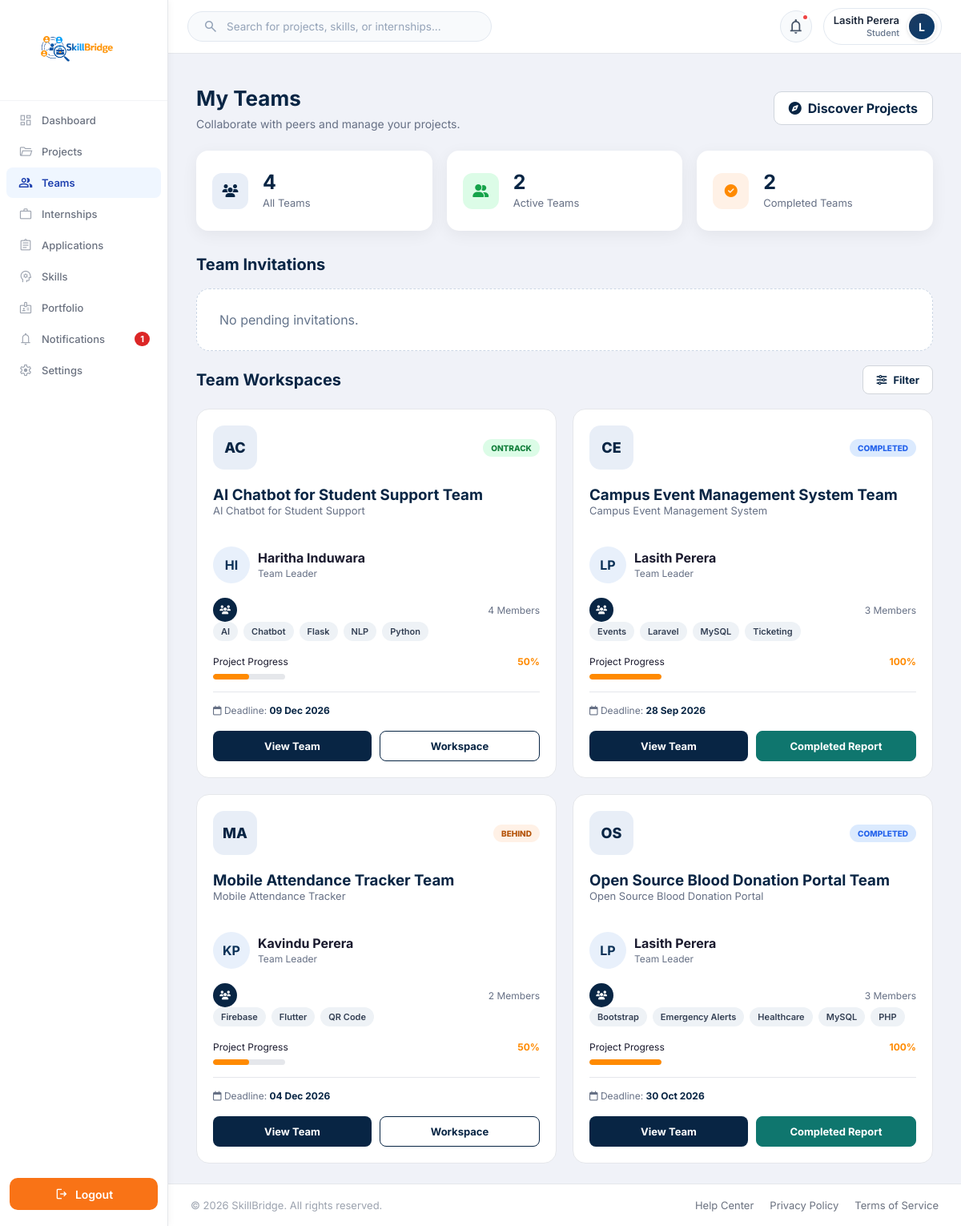
The page /Functions/Student/teams.php (signed in) on the database its author committed.
### tables this page shows
CREATE TABLE `user` (
  `Email` varchar(100) NOT NULL,
  `password` varchar(100) NOT NULL,
  `role` varchar(100) NOT NULL,
  `status` varchar(20) NOT NULL DEFAULT 'De-Active',
  `verification_code` varchar(20) NOT NULL,
  `created_at` timestamp NULL DEFAULT current_timestamp()
);

CREATE TABLE `org_teams` (
  `id` int(11) NOT NULL,
  `project_id` int(11) NOT NULL,
  `name` varchar(100) NOT NULL,
  `leader_email` varchar(100) NOT NULL,
  `deadline` date DEFAULT NULL,
  `status` varchar(20) NOT NULL DEFAULT 'ontrack',
  `created_at` timestamp NOT NULL DEFAULT current_timestamp()
);

CREATE TABLE `projects` (
  `id` int(11) NOT NULL,
  `organization_email` varchar(100) NOT NULL,
  `category_id` int(11) DEFAULT NULL,
  `title` varchar(255) NOT NULL,
  `icon` varchar(50) DEFAULT '?',
  `description` text DEFAULT NULL,
  `learning_objectives` text DEFAULT NULL,
  `expected_outcomes` text DEFAULT NULL,
  `difficulty` varchar(30) DEFAULT 'Intermediate',
  `duration_weeks` int(11) DEFAULT NULL,
  `members` int(11) DEFAULT 1,
  `preferred_year` varchar(20) DEFAULT 'Any Year',
  `deadline` date DEFAULT NULL,
  `visibility` varchar(20) DEFAULT 'Public',
  `status` varchar(30) DEFAULT 'reviewing',
  `posted_at` timestamp NOT NULL DEFAULT current_timestamp()
);

### Functions/Student/teams.php (the view, shortened to what the rows shown need)
<?php
require_once __DIR__ . '/team_bootstrap.php';
$teams = $teamRepository->teams($email);
$extra_css = '<link rel="stylesheet" href="../../Assets/CSS/Student/teams.css?v=' . filemtime(__DIR__ . '/../../Assets/CSS/Student/teams.css') . '">';
include __DIR__ . '/../../Includes/student_sidebar.php';
include __DIR__ . '/../../Includes/dash_header.php';
?>
<main class="content teams-page">
    <section class="teams-header">
        <div>
            <h1>My Teams</h1>
        </div>
    </section>
    <section class="invitation-section">
        <h2>Team Invitations</h2>
    </section>
    <section class="active-team-section">
        <div class="section-title tm-head-bar">
            <h2>Team Workspaces</h2>
        </div>
        <?php if ($teams): ?>
            <div class="teams-grid" id="studentTeamsGrid">
                <?php $tmOrder = 0; foreach ($teams as $team): ?>
                    <?php
                    $rawStatus = strtolower((string) $team['status']);
                    $isCompleted = in_array($rawStatus, ['completed', 'complete', 'done'], true);
                    if ($isCompleted) {
                        $stateKey = 'completed';
                        $badge = 'status-complete';
                    } elseif (in_array($rawStatus, ['delayed', 'atrisk', 'at_risk', 'blocked', 'behind'], true)) {
                        $stateKey = 'behind';
                        $badge = 'status-warning';
                    } else {
                        $stateKey = 'ontrack';
                        $badge = 'status-track';
                    }
                    $searchText = strtolower(
                        ($team['name'] ?? '') . ' ' .
                        ($team['project_title'] ?? '') . ' ' .
                        ($team['leader_name'] ?? '') . ' ' .
                        ($team['organization_name'] ?? '') . ' ' .
                        implode(' ', $team['technologies'] ?? [])
                    );
                    $deadlineTs = !empty($team['deadline']) ? (int) strtotime((string) $team['deadline']) : 0;
                    $report = twReport($conn, (int) $team['id']);
                    ?>
                    <article class="student-team-card"
                             data-state="<?= teamEsc($stateKey) ?>"
                             data-search="<?= teamEsc($searchText) ?>"
                             data-order="<?= $tmOrder++ ?>"
                             data-deadline="<?= $deadlineTs ?>"
                             data-progress="<?= (int) $team['progress'] ?>">
                        <div class="card-top">
                            <div class="team-logo"><?= teamEsc(teamInitials((string) $team['name'])) ?></div>
                            <span class="<?= $badge ?>"><?= teamEsc(strtoupper(teamStatus((string) $team['status']))) ?></span>
                        </div>
                        <h3><?= teamEsc($team['name']) ?></h3>
                        <p class="project-name"><?= teamEsc($team['project_title']) ?></p>
                        <div class="leader">
                            <span class="team-person-initial"><?= teamEsc(teamInitials((string) $team['leader_name'])) ?></span>
                            <div><strong><?= teamEsc($team['leader_name']) ?></strong><p>Team Leader</p></div>
                        </div>
                        <div class="members"><div><span class="team-member-count-icon"><i class="fa-solid fa-users"></i></span></div><p><?= (int) $team['member_count'] ?> Members</p></div>
                        <div class="skills">
                            <?php foreach (array_slice($team['technologies'], 0, 5) as $skill): ?><span><?= teamEsc($skill) ?></span><?php endforeach; ?>
                        </div>
                        <div class="progress-area">
                            <div class="progress-label"><span>Project Progress</span><strong><?= (int) $team['progress'] ?>%</strong></div>
                            <div class="progress-bar"><div style="width: <?= (int) $team['progress'] ?>%"></div></div>
                        </div>
                        <div class="deadline"><i class="fa-regular fa-calendar"></i> Deadline: <strong><?= teamEsc(teamDate($team['deadline'])) ?></strong></div>
                        <div class="card-buttons">
                            <a href="view_team.php?id=<?= (int) $team['id'] ?>">View Team</a>
                            <?php if ($isCompleted && $report && !empty($report['path'])): ?>
                                <a href="../../<?= teamEsc($report['path']) ?>" download style="background:#0f766e; color:#fff; border-color:#0f766e;">Completed Report</a>
                            <?php else: ?>
                                <a href="team_workspace.php?id=<?= (int) $team['id'] ?>">Workspace</a>
                            <?php endif; ?>
                        </div>
                    </article>
                <?php endforeach; ?>
            </div>
        <?php else: ?>
            <div class="team-empty-state">You have not been assigned to an organization team yet. Once an organization adds you as a member, your team will appear here.</div>
        <?php endif; ?>
    </section>
</main>
<?php include __DIR__ . '/../../Includes/dash_footer.php'; ?>

### Includes/dash_header.php (shortened to what the rows shown need)
<?php
require_once __DIR__ . '/../Session/Session.php';
require_once __DIR__ . '/../Config/db.php';
$user = function_exists('current_user') ? current_user() : null;
$name = "User";
$role = "Student";
if($user && isset($conn)){
    $name = $user['username'] ?? $user['Name'] ?? "User";
    $email = $user['Email'] ?? $user['email'] ?? null;
    if(!empty($user['role'])){
        $role = ucfirst($user['role']);
    }
    if($email){
        $sql = "
            SELECT
                u.Email,
                u.role,
                COALESCE(s.Name, a.Name,c.Name, o.Name) AS db_name,
                COALESCE(s.profile_image, a.profile_image, c.profile_img) AS profile_image
            FROM user u
            LEFT JOIN student s ON u.Email = s.Email
            LEFT JOIN admin a ON u.Email = a.Email
            LEFT JOIN company c ON u.Email = c.Email
            LEFT JOIN organization o ON u.Email = o.Email
            WHERE u.Email = ?
            LIMIT 1
        ";
        $stmt = $conn->prepare($sql);
        if($stmt){
            $stmt->bind_param("s", $email);
            $stmt->execute();
            $result = $stmt->get_result();
            if($data = $result->fetch_assoc()){
                if(!empty($data['db_name'])){
                    $name = $data['db_name'];
                }
                if(!empty($data['role'])){
                    $role = ucfirst($data['role']);
                }
            }
        }
    }
}
$base_url = $GLOBALS['BASE_URL'] ?? '/Skill_Bridge_Group_Project';
$currentRoleFolder = ucfirst($role ?: "Student");
$profile_dir = is_dir(__DIR__ . '/../Functions/' . $currentRoleFolder)
    ? 'Functions/' . $currentRoleFolder
    : 'Functions/Dashboards/' . ($role ?: 'Student');
$profile_file = __DIR__ . '/../' . $profile_dir . '/profile.php';
$profile_url = file_exists($profile_file)
    ? $base_url . "/" . $profile_dir . "/profile.php"
    : "";
?>
<link rel="stylesheet" href="<?php echo $base_url; ?>/Assets/CSS/header.css?v=<?php echo time(); ?>">
<header class="top-header">
    <div class="header-right">
        <div class="profile" <?php if (!empty($profile_url)): ?>onclick="window.location.href='<?php echo htmlspecialchars($profile_url); ?>'" title="Edit Profile & Settings"<?php endif; ?>>
            <div class="profile-info">
                <h4><?php echo htmlspecialchars($name); ?></h4>
                <small><?php echo htmlspecialchars($role); ?></small>
            </div>
        </div>
    </div>
</header>

### rows shown on the page
user: role "Student"
org_teams: name "AC", status "ONTRACK", name "AI Chatbot for Student Support Team", project.title "AI Chatbot for Student Support", leader_name "HI", leader_name "Haritha Induwara", member_count "4", skill "AI", skill "Chatbot", skill "Flask", skill "NLP", skill "Python", progress "50", deadline "09 Dec 2026"
org_teams: name "CE", status "COMPLETED", name "Campus Event Management System Team", project.title "Campus Event Management System", leader_name "LP", leader_name "Lasith Perera", member_count "3", skill "Events", skill "Laravel", skill "MySQL", skill "Ticketing", progress "100", deadline "28 Sep 2026"
org_teams: name "MA", status "BEHIND", name "Mobile Attendance Tracker Team", project.title "Mobile Attendance Tracker", leader_name "KP", leader_name "Kavindu Perera", member_count "2", skill "Firebase", skill "Flutter", skill "QR Code", progress "50", deadline "04 Dec 2026"
org_teams: name "OS", status "COMPLETED", name "Open Source Blood Donation Portal Team", project.title "Open Source Blood Donation Portal", leader_name "LP", leader_name "Lasith Perera", member_count "3", skill "Bootstrap", skill "Emergency Alerts", skill "Healthcare", skill "MySQL", skill "PHP", progress "100", deadline "30 Oct 2026"

### other values the page prints
$studentUnreadNotifications "1"
$name "Lasith Perera"
$initial "L"
count($teams) "4"
count($activeTeams) "2"
count($completedTeams) "2"
